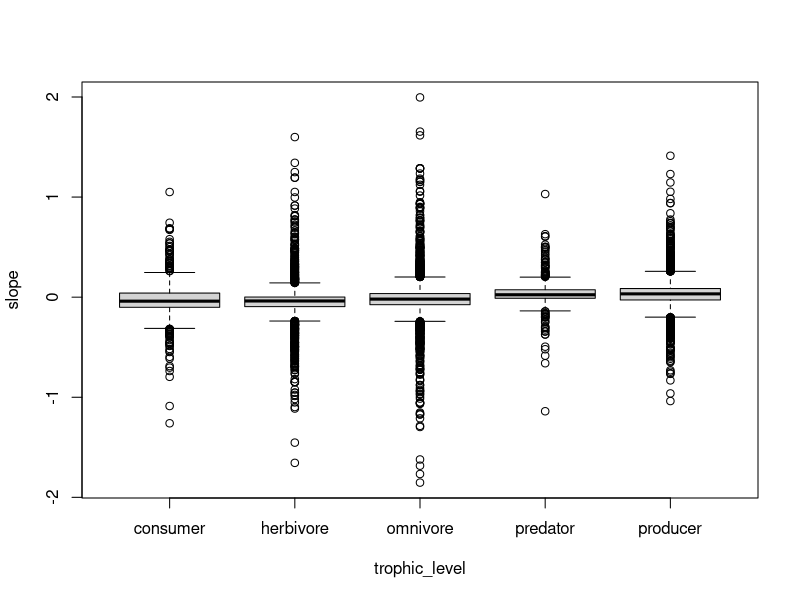
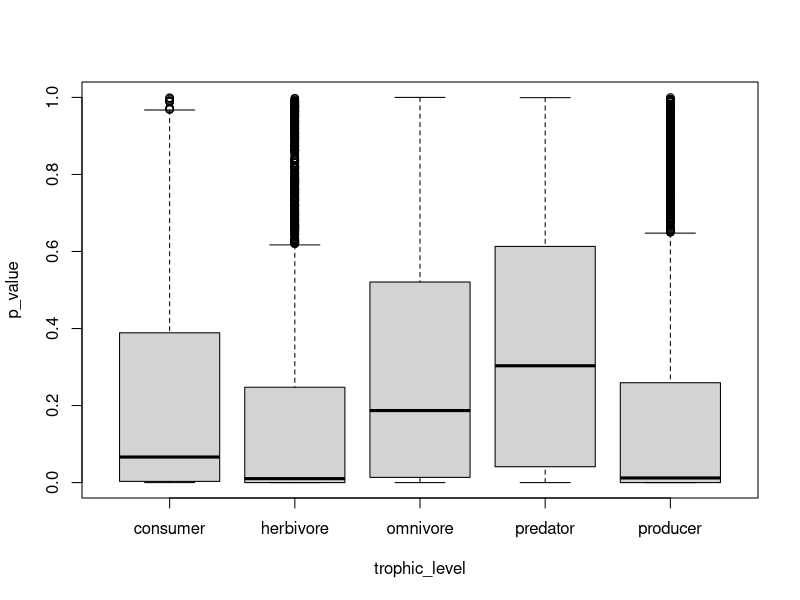
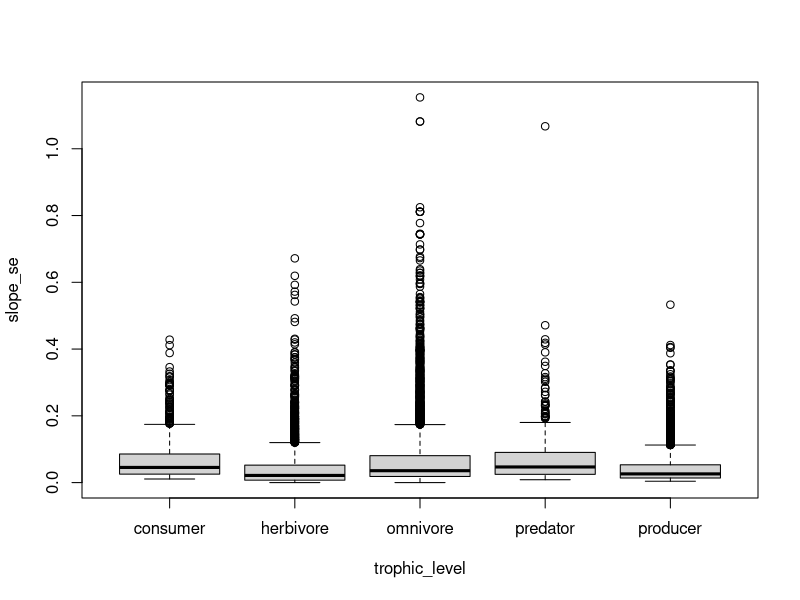
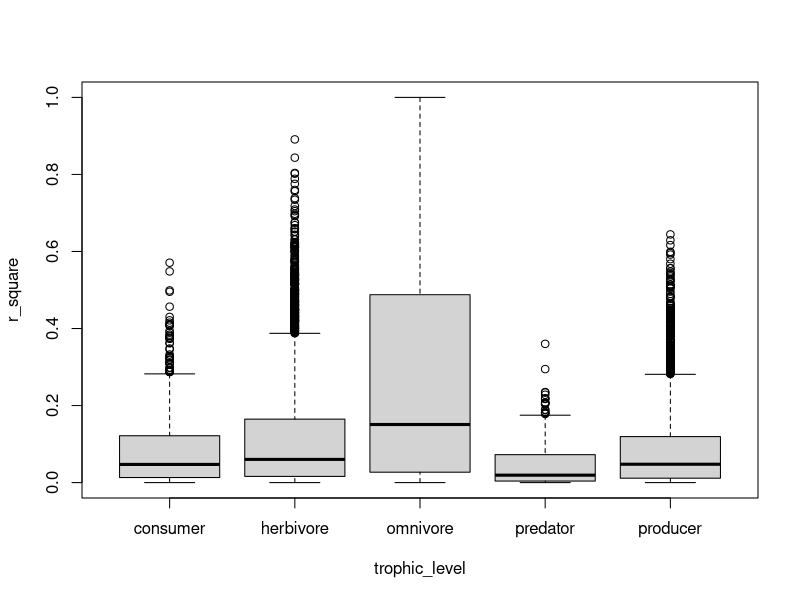
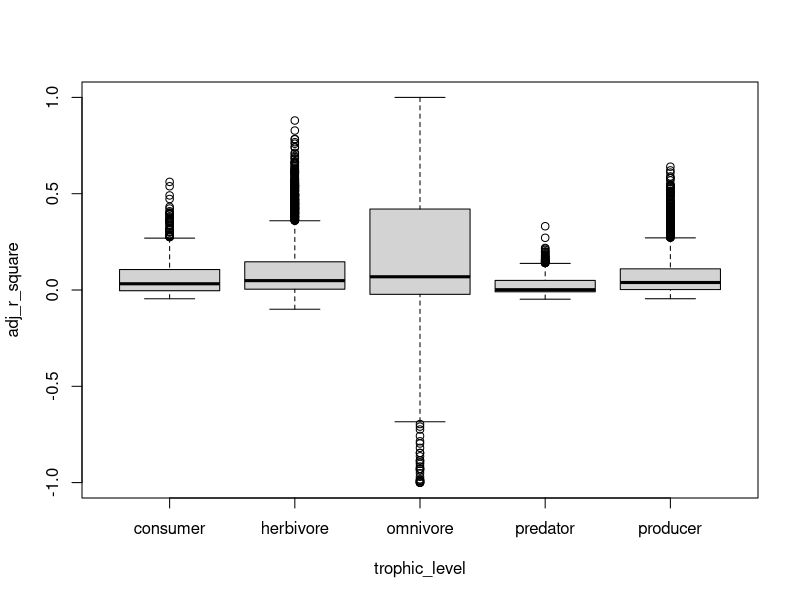
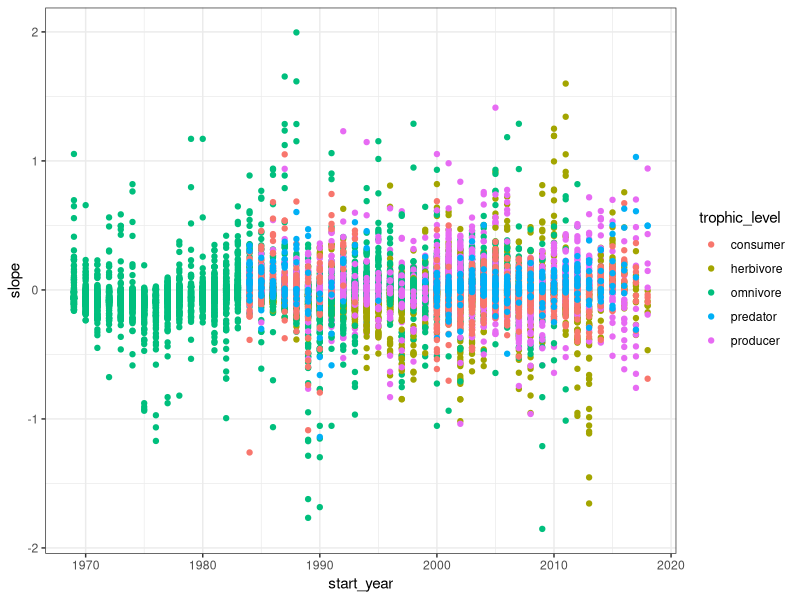
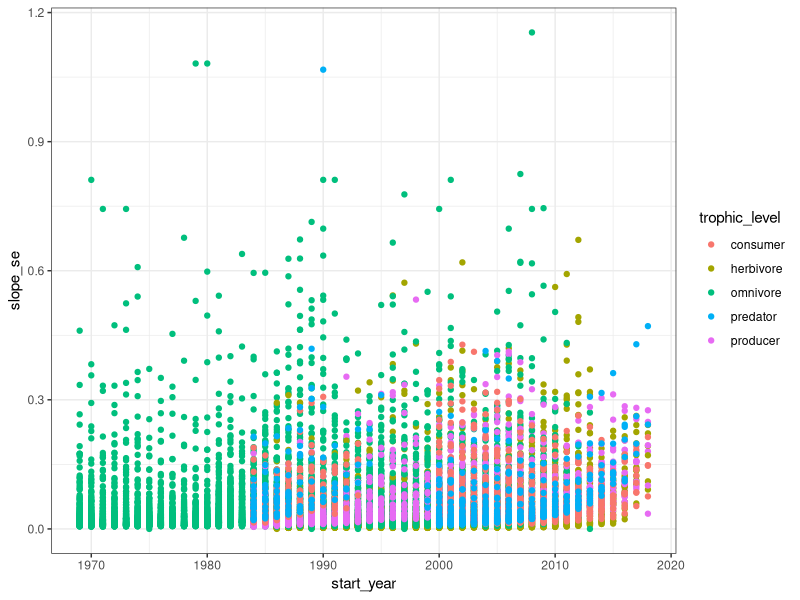
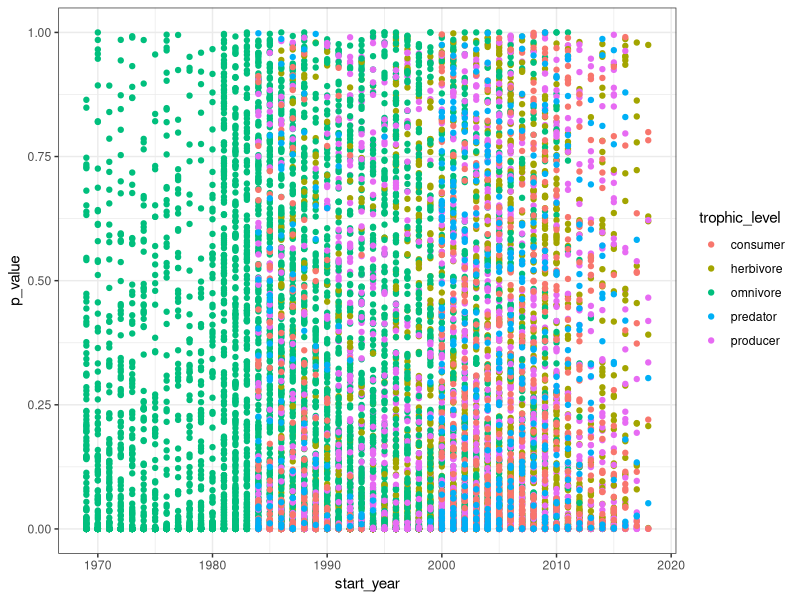

R code for these plots, in order: (Note: this script raises an error after producing the figures.)
#####################################
# Exploratory analysis of model outputs for LTER sites

library(ggplot2)
library(lattice)

# import the data
mod.lter <- read.csv(file="model_output/model_all_LTER_sites.csv")

str(mod.lter)
levels(as.factor(mod.lter$trophic_level))

boxplot(slope ~ trophic_level, data = mod.lter)
boxplot(p_value ~ trophic_level, data = mod.lter)
boxplot(slope_se ~ trophic_level, data = mod.lter)
boxplot(r_square ~ trophic_level, data = mod.lter)
boxplot(adj_r_square ~ trophic_level, data = mod.lter)

ggplot(mod.lter, aes(start_year, slope, colour = trophic_level)) + geom_point() + theme_bw()
ggplot(mod.lter, aes(start_year, slope_se, colour = trophic_level)) + geom_point() + theme_bw()
ggplot(mod.lter, aes(start_year, p_value, colour = trophic_level)) + geom_point() + theme_bw()
ggplot(mod.lter, aes(start_year, r_square, colour = trophic_level)) + geom_point() + theme_bw()
ggplot(mod.lter, aes(start_year, adj_r_square, colour = trophic_level)) + geom_point() + theme_bw()

ggplot(mod.lter, aes(N_years, slope, colour = trophic_level)) + geom_point() + theme_bw()
ggplot(mod.lter, aes(N_years, slope_se, colour = trophic_level)) + geom_point() + theme_bw()
ggplot(mod.lter, aes(N_years, p_value, colour = trophic_level)) + geom_point() + theme_bw()
ggplot(mod.lter, aes(N_years, r_square, colour = trophic_level)) + geom_point() + theme_bw()
ggplot(mod.lter, aes(N_years, adj_r_square, colour = trophic_level)) + geom_point() + theme_bw()

options(scipen = 999)
mod.lter$p_value <- round(mod.lter$p_value, digits = 10)
mod.lter$intercept_p_value <- round(mod.lter$intercept_p_value, digits = 10)

str(mod.lter)
mod.lter$trophic_level <- as.factor(mod.lter$trophic_level)
levels(mod.lter$trophic_level)
mod.lter$trophic_level <- factor(mod.lter$trophic_level,
                                 levels = c("producer", "herbivore", "consumer", "predator"))
levels(mod.lter$trophic_level)
mod.lter$N_years <- as.numeric(mod.lter$N_years)
mod.lter$start_year <- as.numeric(mod.lter$start_year)

png("figures/LTER_SITES.png", width = 2000, height = 600, pointsize = 20)
xyplot(mod.lter$N_years ~ mod.lter$slope | mod.lter$trophic_level,
       col = ifelse(mod.lter$p_value <= 0.05,'red','black'),
       pch = 19, cex = 1,
       strip = strip.custom(bg="lightgrey", par.strip.text=list(col="black", cex = 1, font = 2)),
       xlab = "Slope", ylab = "Number of years",
       abline=c(v=0, lwd = 3))
dev.off()

xyplot(mod.lter$slope ~mod.lter$start_year | mod.lter$trophic_level,
       col = ifelse(mod.lter$p_value < 0.05,'red','black'),
       pch = 19, cex = 1,
       strip = strip.custom(bg="lightgrey", par.strip.text=list(col="black", cex = 1, font = 2)),
       xlab = "Start Year", ylab = "Slope")


## Konza Prairie
mod.konza <- read.csv(file="model_output/model_konza.csv")
options(scipen = 999)
mod.konza$p_value <- round(mod.konza$p_value, digits = 10)
mod.konza$intercept_p_value <- round(mod.konza$intercept_p_value, digits = 10)
cols <- c("black", "red")

str(mod.konza)
mod.konza$trophic_level <- as.factor(mod.konza$trophic_level)
levels(mod.konza$trophic_level)
mod.konza$trophic_level <- factor(mod.konza$trophic_level, levels = c("producer", "herbivore", "consumer"))
levels(mod.konza$trophic_level)
mod.konza$N_years <- as.numeric(mod.konza$N_years)
mod.konza$start_year <- as.numeric(mod.konza$start_year)

png("figures/Konza_Prairie.png", width = 1600, height = 600, pointsize = 20)
xyplot(mod.konza$N_years ~ mod.konza$slope | mod.konza$trophic_level,
       col = ifelse(mod.konza$p_value < 0.05,'red','black'),
       pch = 19, cex = 1,
       strip = strip.custom(bg="lightgrey", par.strip.text=list(col="black", cex = 1, font = 2)),
       xlab = "Slope", ylab = "Number of years",
       abline=c(v=0, lwd = 3))
dev.off()

xyplot(mod.konza$slope ~ mod.konza$start_year | mod.konza$trophic_level,
       col = ifelse(mod.konza$p_value < 0.05,'red','black'),
       pch = 19, cex = 1,
       strip = strip.custom(bg="lightgrey", par.strip.text=list(col="black", cex = 1, font = 2)),
       xlab = "Start Year", ylab = "Slope", abline=c(h=0, lwd = 3))

ggplot(mod.konza, aes(N_years, slope, colour = trophic_level)) + geom_point() + theme_classic()
ggplot(mod.konza, aes(N_years, slope_se, colour = trophic_level)) + geom_point() + theme_classic()
ggplot(mod.konza, aes(N_years, p_value, colour = trophic_level)) + geom_point() + theme_bw()
ggplot(mod.konza, aes(N_years, r_square, colour = trophic_level)) + geom_point() + theme_bw()
ggplot(mod.konza, aes(N_years, adj_r_square, colour = trophic_level)) + geom_point() + theme_bw()


## Hubbard Brook
mod.hbrook <- read.csv(file="model_output/model_hubbard_brook.csv")
options(scipen = 999)
mod.hbrook$p_value <- round(mod.hbrook$p_value, digits = 10)
mod.hbrook$intercept_p_value <- round(mod.hbrook$intercept_p_value, digits = 10)

str(mod.hbrook)
mod.hbrook$trophic_level <- as.factor(mod.hbrook$trophic_level)
levels(mod.hbrook$trophic_level)
mod.hbrook$trophic_level <- factor(mod.hbrook$trophic_level, levels = c("producer", "herbivore", "consumer"))
levels(mod.hbrook$trophic_level)
mod.hbrook$N_years <- as.numeric(mod.hbrook$N_years)
mod.hbrook$start_year <- as.numeric(mod.hbrook$start_year)

png("figures/Hubbard_Brook.png", width = 1600, height = 600, pointsize = 20)
xyplot(mod.hbrook$N_years ~ mod.hbrook$slope | mod.hbrook$trophic_level,
       col = ifelse(mod.hbrook$p_value < 0.05,'red','black'),
       pch = 19, cex = 1,
       strip = strip.custom(bg="lightgrey", par.strip.text=list(col="black", cex = 1, font = 2)),
       xlab = "Slope", ylab = "Number of years",
       abline=c(v=0, lwd = 3))
dev.off()

xyplot(mod.hbrook$slope ~ mod.hbrook$start_year | mod.hbrook$trophic_level,
       col = ifelse(mod.hbrook$p_value < 0.05,'red','black'),
       pch = 19, cex = 1,
       strip = strip.custom(bg="lightgrey", par.strip.text=list(col="black", cex = 1, font = 2)),
       xlab = "Start Year", ylab = "Slope", abline=c(h=0, lwd = 3))


## North Temperate Lakes
mod.ntlakes <- read.csv(file="model_output/model_north_temperate_lakes.csv")
options(scipen = 999)
mod.ntlakes$p_value <- round(mod.ntlakes$p_value, digits = 10)
mod.ntlakes$intercept_p_value <- round(mod.ntlakes$intercept_p_value, digits = 10)

str(mod.ntlakes)
mod.ntlakes$trophic_level <- as.factor(mod.ntlakes$trophic_level)
levels(mod.ntlakes$trophic_level)
mod.ntlakes$trophic_level <- factor(mod.ntlakes$trophic_level, levels = c("producer", "consumer", "predator"))
levels(mod.ntlakes$trophic_level)
mod.ntlakes$N_years <- as.numeric(mod.ntlakes$N_years)
mod.ntlakes$start_year <- as.numeric(mod.ntlakes$start_year)

png("figures/North_Temperate_Lakes.png", width = 1600, height = 600, pointsize = 20)
xyplot(mod.ntlakes$N_years ~ mod.ntlakes$slope | mod.ntlakes$trophic_level,
       col = ifelse(mod.ntlakes$p_value < 0.05,'red','black'),
       pch = 19, cex = 1,
       strip = strip.custom(bg="lightgrey", par.strip.text=list(col="black", cex = 1, font = 2)),
       xlab = "Slope", ylab = "Number of years",
       abline=c(v=0, lwd = 3))
dev.off()

xyplot(mod.ntlakes$slope ~ mod.ntlakes$start_year | mod.ntlakes$trophic_level,
       col = ifelse(mod.ntlakes$p_value < 0.05,'red','black'),
       pch = 19, cex = 1,
       strip = strip.custom(bg="lightgrey", par.strip.text=list(col="black", cex = 1, font = 2)),
       xlab = "Start Year", ylab = "Slope", abline=c(h=0, lwd = 3))


## North Temperate Lakes
mod.sbcoastal <- read.csv(file="model_output/model_santa_barbara_coastal.csv")
options(scipen = 999)
mod.sbcoastal$p_value <- round(mod.sbcoastal$p_value, digits = 10)
mod.sbcoastal$intercept_p_value <- round(mod.sbcoastal$intercept_p_value, digits = 10)

str(mod.sbcoastal)
mod.sbcoastal$trophic_level <- as.factor(mod.sbcoastal$trophic_level)
levels(mod.sbcoastal$trophic_level)
mod.sbcoastal$trophic_level <- factor(mod.sbcoastal$trophic_level, levels = c("producer", "consumer", "predator"))
levels(mod.sbcoastal$trophic_level)
mod.sbcoastal$N_years <- as.numeric(mod.sbcoastal$N_years)
mod.sbcoastal$start_year <- as.numeric(mod.sbcoastal$start_year)

png("figures/Santa_Barbara_Coastal.png", width = 1600, height = 600, pointsize = 20)
xyplot(mod.sbcoastal$N_years ~ mod.sbcoastal$slope | mod.sbcoastal$trophic_level,
       col = ifelse(mod.sbcoastal$p_value < 0.05,'red','black'),
       pch = 19, cex = 1,
       strip = strip.custom(bg="lightgrey", par.strip.text=list(col="black", cex = 1, font = 2)),
       xlab = "Slope", ylab = "Number of years",
       abline=c(v=0, lwd = 3))
dev.off()

xyplot(mod.sbcoastal$slope ~ mod.sbcoastal$start_year | mod.sbcoastal$trophic_level,
       col = ifelse(mod.sbcoastal$p_value < 0.05,'red','black'),
       pch = 19, cex = 1,
       strip = strip.custom(bg="lightgrey", par.strip.text=list(col="black", cex = 1, font = 2)),
       xlab = "Start Year", ylab = "Slope", abline=c(h=0, lwd = 3))

